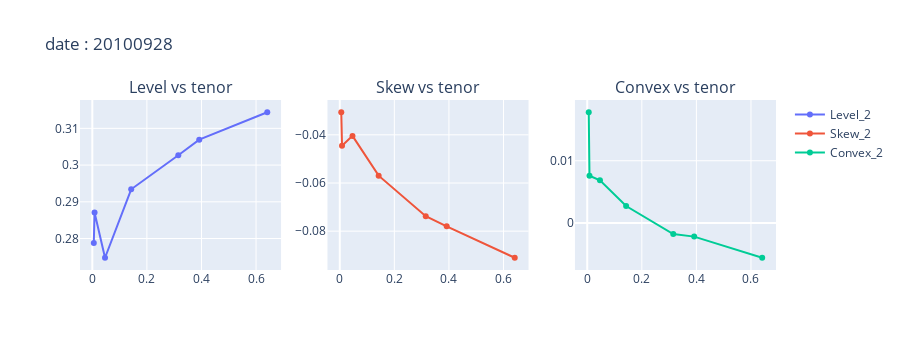

Notebook source saved alongside this figure:
### Code cell
plot_params_vs_tenor("20100928")

### Figure 1 — Plotly figure (JSON) as saved in the notebook; plotly's stock layout.template omitted (floating-point values rounded to 4 significant figures)
{"data": [{"mode": "markers+lines", "name": "Level_2", "type": "scatter", "x": [0.005479, 0.008219, 0.04658, 0.1425, 0.3151, 0.3918, 0.6411], "xaxis": "x", "y": [0.2788, 0.2871, 0.2748, 0.2934, 0.3027, 0.3069, 0.3144], "yaxis": "y"}, {"mode": "markers+lines", "name": "Skew_2", "type": "scatter", "x": [0.005479, 0.008219, 0.04658, 0.1425, 0.3151, 0.3918, 0.6411], "xaxis": "x2", "y": [-0.03064, -0.04451, -0.04045, -0.05696, -0.07377, -0.07801, -0.09104], "yaxis": "y2"}, {"mode": "markers+lines", "name": "Convex_2", "type": "scatter", "x": [0.005479, 0.008219, 0.04658, 0.1425, 0.3151, 0.3918, 0.6411], "xaxis": "x3", "y": [0.01778, 0.007591, 0.006868, 0.002742, -0.001752, -0.002169, -0.005557], "yaxis": "y3"}], "layout": {"annotations": [{"font": {"size": 16}, "showarrow": false, "text": "Level vs tenor", "x": 0.1444, "xanchor": "center", "xref": "paper", "y": 1, "yanchor": "bottom", "yref": "paper"}, {"font": {"size": 16}, "showarrow": false, "text": "Skew vs tenor", "x": 0.5, "xanchor": "center", "xref": "paper", "y": 1, "yanchor": "bottom", "yref": "paper"}, {"font": {"size": 16}, "showarrow": false, "text": "Convex vs tenor", "x": 0.8556, "xanchor": "center", "xref": "paper", "y": 1, "yanchor": "bottom", "yref": "paper"}], "height": 350, "title": {"text": "date : 20100928"}, "xaxis": {"anchor": "y", "domain": [0, 0.2889]}, "xaxis2": {"anchor": "y2", "domain": [0.3556, 0.6444]}, "xaxis3": {"anchor": "y3", "domain": [0.7111, 1]}, "yaxis": {"anchor": "x", "domain": [0, 1]}, "yaxis2": {"anchor": "x2", "domain": [0, 1]}, "yaxis3": {"anchor": "x3", "domain": [0, 1]}}}
